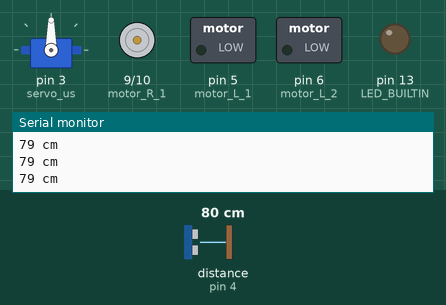
The sketch below on a simulated Arduino Uno, built with avr-gcc and run on an emulated ATmega328P. Shown: servo, motor-driver pin pairs drawn as motors (green arrow = first pin HIGH = forward, orange = second pin HIGH = backward, longer = more drive), switched loads named in the sketch (green lamp = pin HIGH), output pins drawn as LEDs (lit = HIGH), the last lines printed to the serial monitor. Wiring (inferred from the names in the program): ultrasonic range finder: trigger pin 2; echo pin 4. The test bench sets the inputs (shaded band); at power-on: distance to the obstacle (sensor on pin 4) 80 cm. The echo pulse lasts 58.3 µs per cm; pins used as bus, display or sensor lines are not drawn.

Above: at 1.2 s.
1.3 s: distance to the obstacle (sensor on pin 4) set to 12 cm
2.8 s: distance to the obstacle (sensor on pin 4) set to 9 cm
At 4.0 s:
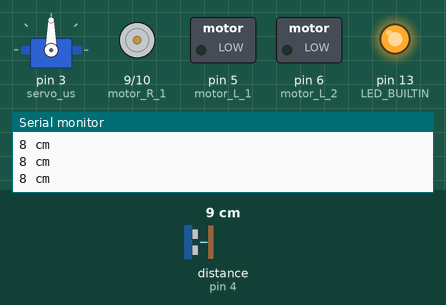
4.3 s: distance to the obstacle (sensor on pin 4) set to 250 cm
At 5.0 s:
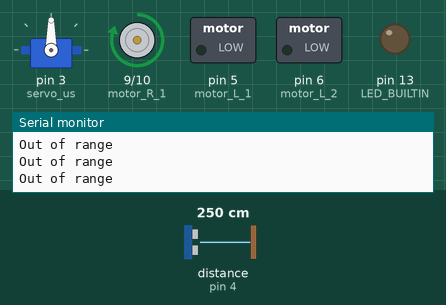
Timing chart, 0 to 7.3 s (numbered marks = the images above; inputs shaded):
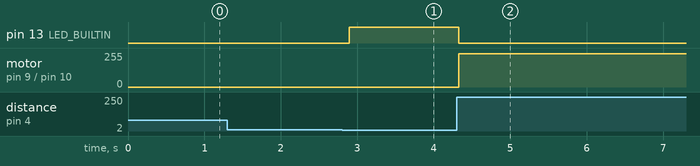

The sketch:

Siebald.ino
```cpp
// Siebald
// Description:  This program is for Siebald, the robot!
// Modified:  2016_1108
// Modified By: Sky Hoffert

#include <Servo.h>

// constants
// sensors
#define sensor_us_trig 2
#define sensor_us_echo 4

// actuators
#define servo_sensor_us 3

// motors
#define motor_L_1 5
#define motor_L_2 6
#define motor_R_1 9
#define motor_R_2 10

// speeds
// servo position
#define servo_sensor_us_center 90
#define servo_sensor_us_left 50
#define servo_sensor_us_right 140

// motor speeds
#define motor_L_full 255
#define motor_L_half 100
#define motor_L_slow 50
#define motor_R_full 255
#define motor_R_half 100
#define motor_R_slow 75
#define motor_stop 0

Servo servo_us;

void setup(){
  // set pin modes
  // ultrasonic sensor
  pinMode(sensor_us_trig, OUTPUT);
  pinMode(sensor_us_echo, INPUT);

  // servo
  servo_us.attach(3);

  // motors
  pinMode(motor_L_1, OUTPUT);
  pinMode(motor_L_2, OUTPUT);
  pinMode(motor_R_1, OUTPUT);
  pinMode(motor_R_2, OUTPUT);

  // set the motors with initial values
  // digital pins
  digitalWrite(sensor_us_trig, LOW);

  // other
  pinMode(LED_BUILTIN, OUTPUT);
  Serial.begin (9600);

  // analog pins
  analogWrite(motor_L_1, motor_stop);
  analogWrite(motor_L_2, motor_stop);
  analogWrite(motor_R_1, motor_stop);
  analogWrite(motor_R_2, motor_stop);

  // servos
  servo_us.write(90);
}

void loop(){
  // do stuff

  // sample code for the US sensor
   long duration, distance;
  digitalWrite(sensor_us_trig, LOW);  // Added this line
  delayMicroseconds(2); // Added this line
  digitalWrite(sensor_us_trig, HIGH);
//  delayMicroseconds(1000); - Removed this line
  delayMicroseconds(10); // Added this line
  digitalWrite(sensor_us_trig, LOW);
  duration = pulseIn(sensor_us_echo, HIGH);
  distance = (duration/2) / 29.1;
  if (distance < 10) {  // This is where the LED On/Off happens
    digitalWrite(LED_BUILTIN,HIGH); // When the Red condition is met, the Green LED should turn off
}
  else {
    digitalWrite(LED_BUILTIN,LOW);
  }
  if (distance >= 200 || distance <= 0){
    Serial.println("Out of range");

    // testing
    analogWrite(motor_R_1, 250);
    analogWrite(motor_R_2, motor_stop);
  }
  else {
    Serial.print(distance);
    Serial.println(" cm");

    // testing
    analogWrite(motor_R_1, motor_stop);
    analogWrite(motor_R_2, motor_stop);
  }
  delay(100);
}
```

Measured:
- the behaviour switches between 11 and 10 cm on distance to the obstacle (sensor on pin 4) (found by bisection; images 0 and 1)
- after the input at 2.8 s, pin 13 (LED_BUILTIN): LOW → HIGH after 0.09 s
- after the input at 4.3 s, pin 13 (LED_BUILTIN): HIGH → LOW at once; motor on pin 9 (motor_R_1) / pin 10 (motor_R_2): stopped → forward 250/255 at once
